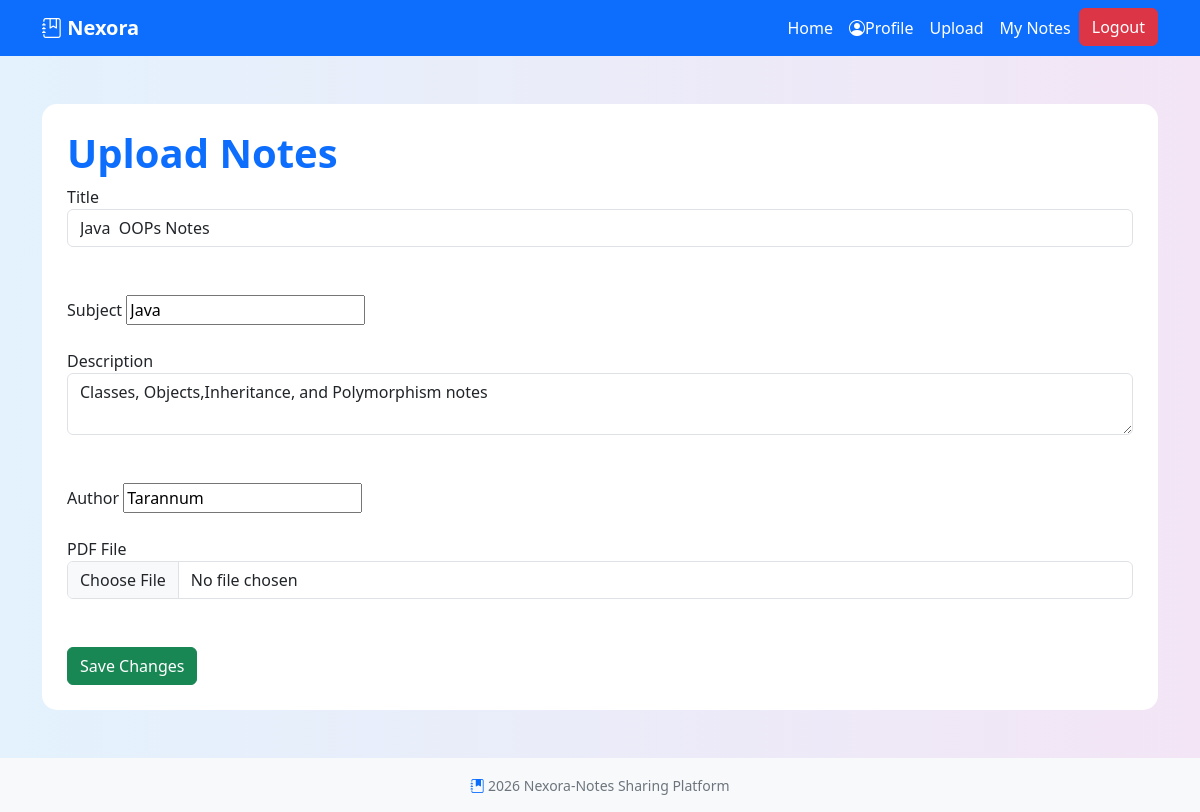
Page /edit/3/ (signed in) on the committed database.
### Notes/models.py (models this page shows, shortened)
class Note(models.Model):
    title = models.CharField(max_length = 200)
    subject = models.CharField(max_length = 100)
    description = models.TextField()
    author = models.CharField(max_length=200)
    uploaded_at = models.DateTimeField(auto_now_add=True)
    file = models.FileField(upload_to = 'notes/', blank=True, null=True)

### Notes/views.py (the view, shortened to what this page needs)
# urls.py: path('edit/<int:id>/',views.edit_note),
def edit_note(request, id):
    note = Note.objects.get(id = id)
    if note.author != request.user.username:
            return redirect('/')
    return render(request, 'edit.html', {'note': note})

### Notes/templates/edit.html (shortened to what this page needs)
{% extends "base.html" %}
 {% block content %}
    <div class = "container mt-5">
        <div class = "form-box">
        <h1 class = "main-heading">Upload Notes</h1>
    <form method = "POST"  enctype ="multipart/form-data">
        <label >Title</label>
        <input type="text" name="title"  value = "{{note.title}}" class ="form-control">
        <br><br>
        <label >Subject</label>
        <input type="text" name="subject" value = "{{note.subject}}">
        <br><br>
        <label >Description</label>
        <textarea name="description" class = "form-control">{{note.description}}</textarea>
        <br><br>
        <label >Author</label>
        <input type="text" name = "author" value="{{note.author}}">
        <br><br>
        <label >PDF File</label>
        <input type="file" name = "file" class= "form-control">
        <br><br>
        <button type = "submit" class = "btn btn-success">Save Changes</button>
    </form>
</div>
 </div>
 {% endblock %}

### Notes/static/CSS/style.css (style rules this page uses)
body { background:linear-gradient(to right,#e3f2fd,#f3e5f5) }
h1 { color:#0d6efd; font-weight: bold; }
.form-box { background-color:white; padding:25px; border-radius:15px; box-shadow:0, 4px,12px rgba(0,0,0,0.1); }

### rows in the picture
Note: title "Java OOPs Notes", subject "Java", description "Classes, Objects,Inheritance, and Polymorphism notes", author "Tarannum"
